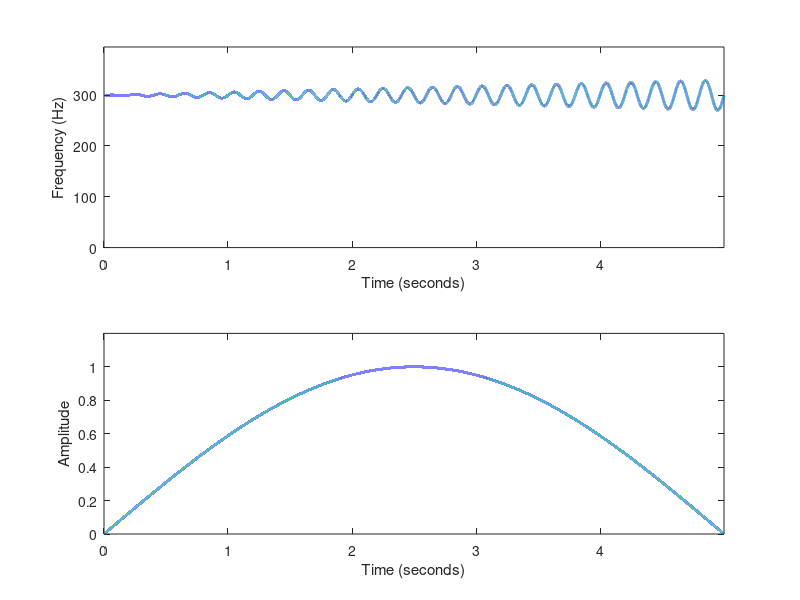

Write MATLAB code to recreate this figure.
function P2
% resynthesis_2.m
% Demonstrates synthesis of a sinusoid using phase information
% Does not perform resynthesis (no analysis of an input signal)
% simple case : one sinusoidal track, varying amplitude, varying frequency

fs = 22050;
duration = 5;  % in seconds
signal_length = fs * duration;
t = 0:1/fs:duration-1/fs;

% ---------------- PREPARE f and a ------------------ 
    % frequency evolution over time: linear increaase
    % from 300 to 400 Hz in 'duration' seconds
f(1:signal_length) = (300+sin(2*pi*t*5).*(30*(1:signal_length)/ signal_length));

    % amplitude evolution over time: linear increaase
    % from 0 to 1 and back to 0 in 'duration' seconds
a(1:signal_length) = sin(2*pi*t*.1);

% ---------------- DISPLAY f and a ------------------
figure(1);
subplot(2,1,1);
plot( t, f, 'linewidth', 2 );
ylabel( 'Frequency (Hz)' );
xlabel( 'Time (seconds)');
axis( [0, max(t), 0, max(f)*1.2] );

subplot(2,1,2);
plot( t, a, 'linewidth', 2 );
ylabel( 'Amplitude' );
xlabel( 'Time (seconds)');
axis( [0, max(t), 0, max(a)*1.2] );

% ---------------- SYNTHESIZE -----------------------
    % construct phase information from frequency; assume initial phase is zero
phase = zeros( 1, length(f));
for i=2:length( phase )
    phase( i ) = phase( i-1 ) + 2 * pi * (1/fs) * f(i);
end    

    % construct signal
x = zeros( 1, length(phase) );
for i = 1: length( phase )    
    x(i) = a(i) * sin( phase( i )); 
end

soundsc( x, fs );